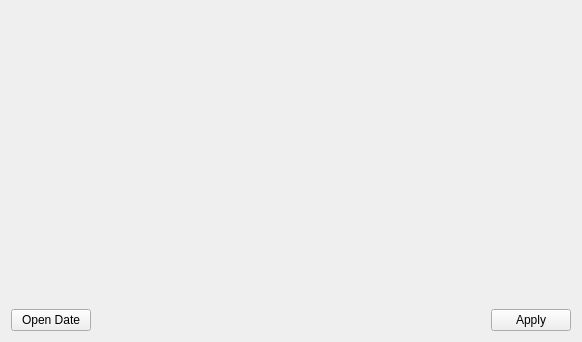
<?xml version="1.0" encoding="UTF-8"?>
<ui version="4.0">
 <class>WidgetsDateTimeWidget</class>
 <widget class="QFrame" name="WidgetsDateTimeWidget">
  <property name="geometry">
   <rect>
    <x>0</x>
    <y>0</y>
    <width>582</width>
    <height>342</height>
   </rect>
  </property>
  <property name="windowTitle">
   <string>Form</string>
  </property>
  <layout class="QVBoxLayout" name="verticalLayout">
   <item>
    <layout class="QHBoxLayout" name="horizontalLayout">
     <item>
      <widget class="WidgetsCalendarWidget" name="calendarWidget" native="true">
       <property name="navigationBarVisible" stdset="0">
        <bool>true</bool>
       </property>
      </widget>
     </item>
     <item>
      <widget class="WidgetsTimeWidget" name="widget" native="true"/>
     </item>
    </layout>
   </item>
   <item>
    <layout class="QHBoxLayout" name="horizontalLayout_2">
     <item>
      <widget class="QPushButton" name="btnNow">
       <property name="text">
        <string>Open Date</string>
       </property>
      </widget>
     </item>
     <item>
      <spacer name="horizontalSpacer">
       <property name="orientation">
        <enum>Qt::Horizontal</enum>
       </property>
       <property name="sizeHint" stdset="0">
        <size>
         <width>40</width>
         <height>20</height>
        </size>
       </property>
      </spacer>
     </item>
     <item>
      <widget class="QPushButton" name="btnApply">
       <property name="text">
        <string>Apply</string>
       </property>
      </widget>
     </item>
    </layout>
   </item>
  </layout>
 </widget>
 <customwidgets>
  <customwidget>
   <class>WidgetsCalendarWidget</class>
   <extends>QWidget</extends>
   <header>WidgetsModule/Widgets/DateTime/widgetscalendarwidget.h</header>
  </customwidget>
  <customwidget>
   <class>WidgetsTimeWidget</class>
   <extends>QWidget</extends>
   <header>WidgetsModule/Widgets/DateTime/widgetstimewidget.h</header>
  </customwidget>
 </customwidgets>
 <resources/>
 <connections/>
</ui>
